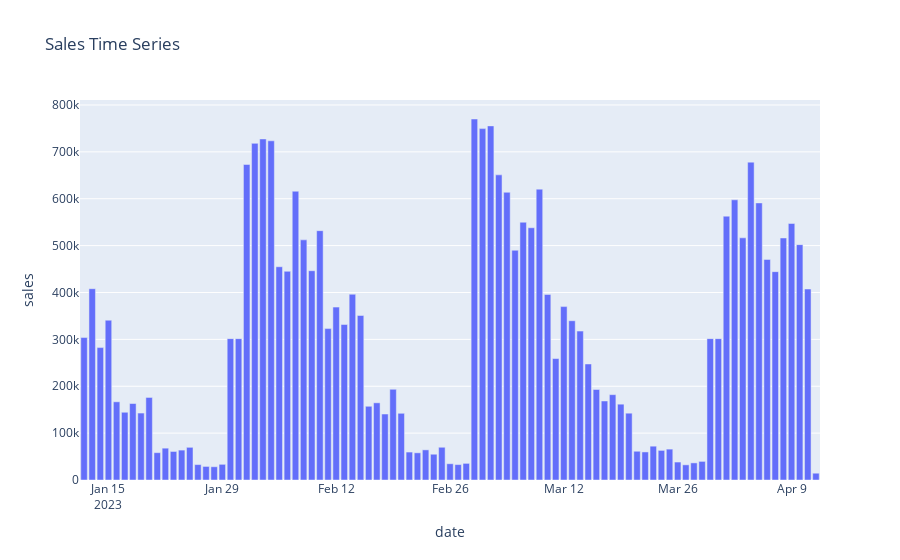

The cell this chart's notebook holds for it:
### Code cell
figure = px.bar(data, x = "date", y = "sales", title = "Sales Time Series")

figure.show()
